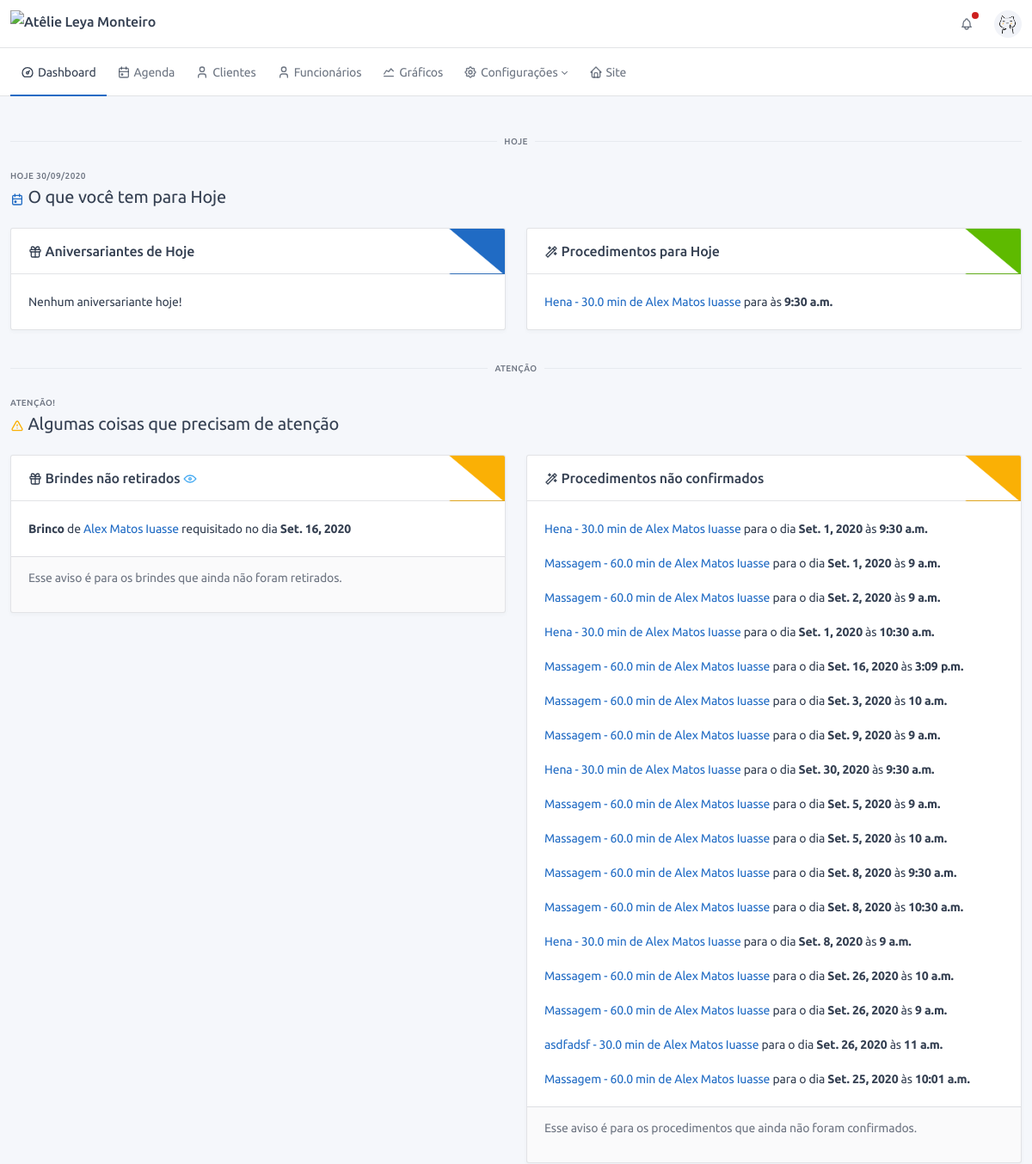
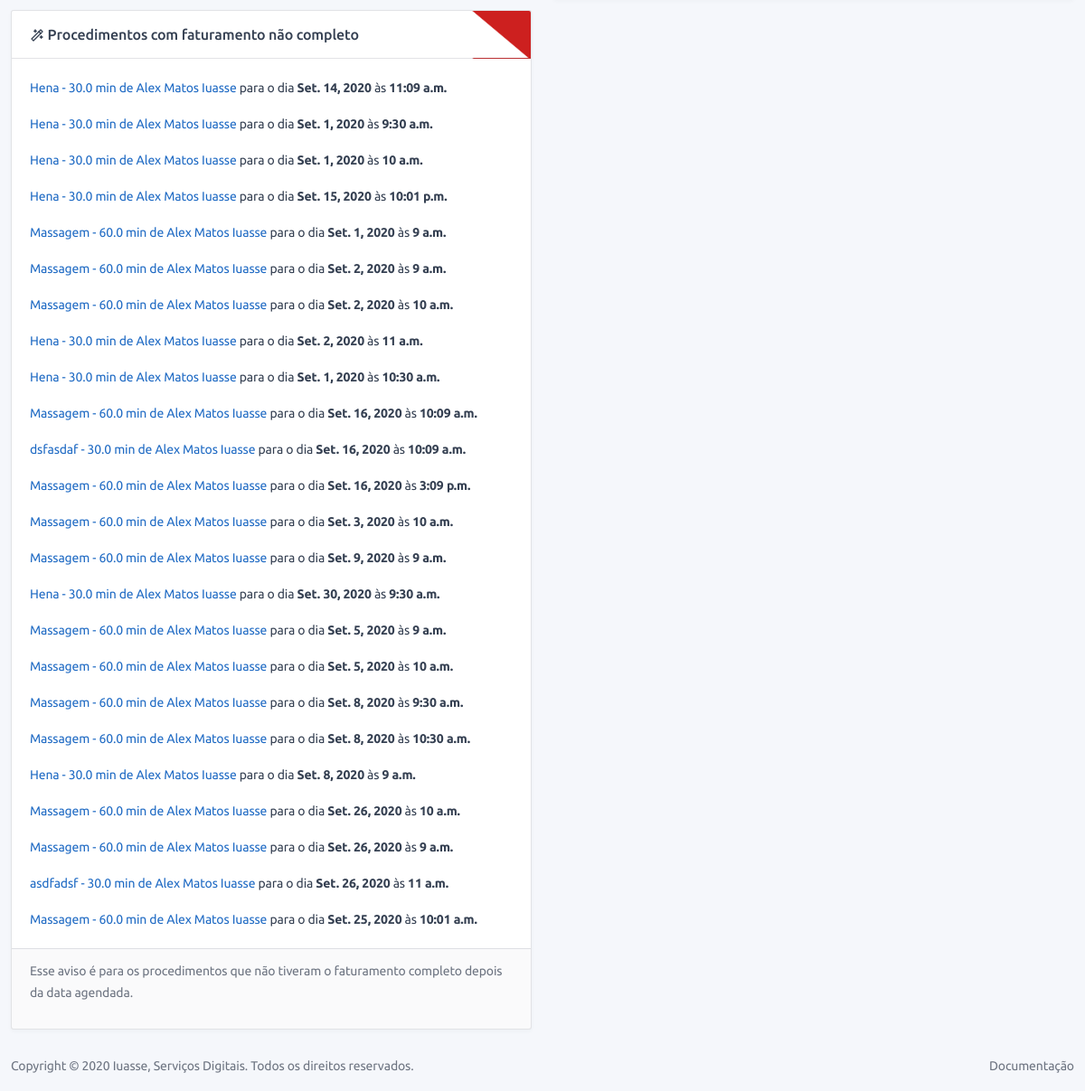
Page /dashboard/ (signed in) on the earlier database version (2 pictures, top to bottom).
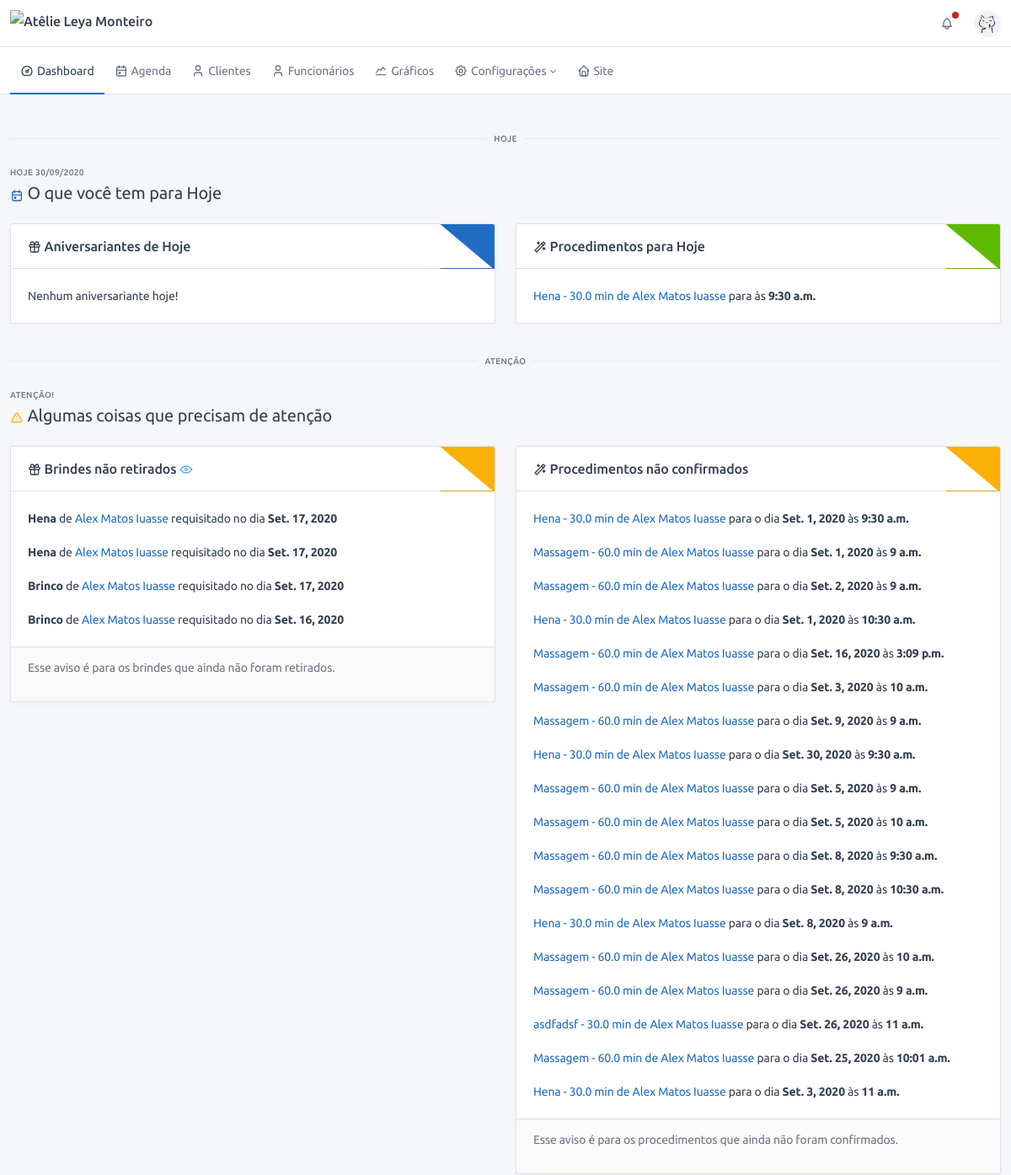
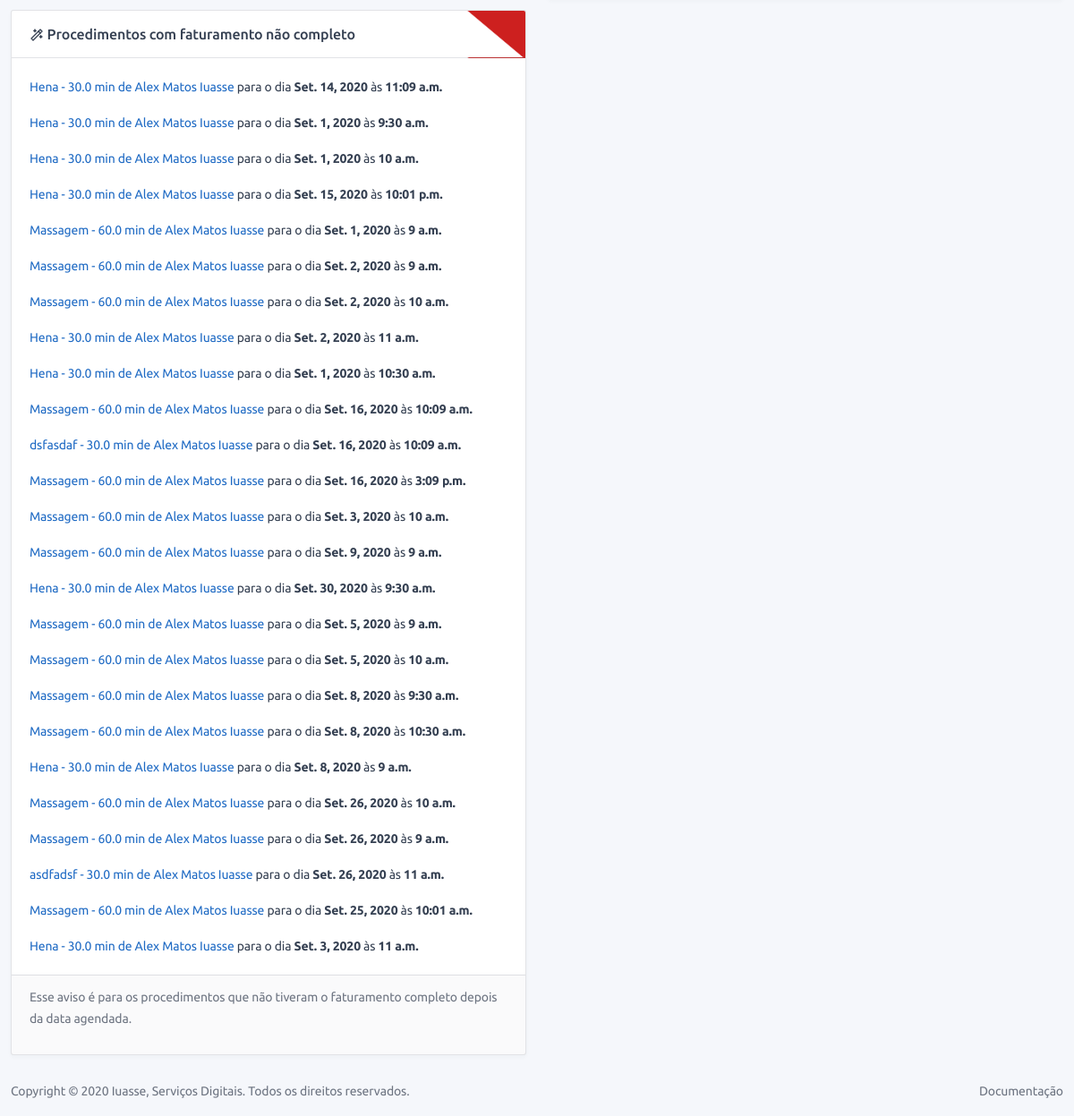
Same page on the later database version (2 pictures, top to bottom).
### service/models.py (models this page shows, shortened)
class OrderOfService(BaseModel):
    type_of_service = models.ForeignKey("config.TypeOfService", verbose_name="Procedimento", on_delete=models.SET_NULL,
                                        null=True)
    status = models.ForeignKey("config.StatusService", verbose_name="Status", on_delete=models.PROTECT)
    finished = models.BooleanField("finalizado", default=False)
    counted = models.BooleanField("contabilizado", default=False, help_text="Procedimento já foi contabilizado?")
    confirmed = models.BooleanField("confirmado", default=False, help_text="Procedimento foi confirmado?")
    canceled = models.BooleanField("cancelado", default=False, help_text="Procedimento foi cancelado?")
    date = models.DateField("Data", default=timezone.localtime(timezone.now()))
    time = models.TimeField("Hora", default=timezone.localtime(timezone.now()))
    observation = models.TextField("observação", blank=True)
    customer = models.ForeignKey(User, verbose_name="Cliente", on_delete=models.CASCADE, blank=True, null=True)
    def get_absolute_url(self):
        return reverse(self.get_reverse_profile, kwargs={'cpk': self.customer.pk, 'pk': self.pk})
    def get_full_name(self):
        return f"{self.type_of_service} de {self.customer.profile.get_full_name()}"
    def is_invoice_not_completed(self):
        return self.invoice.type_of_payment is None

### config/models.py (models this page shows, shortened)
class BaseConfigModel(BaseModel):
    name = models.CharField("nome", max_length=128)
    def __str__(self):
        return self.name
    class Meta:
        abstract = True

class TypeOfService(BaseConfigModel):
    contextual = models.CharField("cor", default="#ffffff", max_length=7,
                                  help_text="Escolha uma cor para representar esse procedimento!")
    time = models.FloatField("tempo", default=30, help_text="Coloque o tempo em minutos, ex.: 1hr = 60min")
    value = models.DecimalField("Valor", max_digits=11, decimal_places=2, default=0,
                                help_text="Valor do procedimento, ele será usado para auto preenchimento de alguns "
                                          "campos!")
    rewarded_points = models.IntegerField("pontos ganhos", default=0)
    description = models.TextField("Descrição", blank=True, help_text="Usado no site para descrever o procedimento")
    image = models.ImageField("Foto", upload_to='images/', help_text="Foto representando o procedimento.",
                              blank=True, null=True)
    def __str__(self):
        return f"{self.name} - {self.time} min"

class Reward(BaseConfigModel):
    contextual = models.CharField("cor", default="#ffffff", max_length=7,
                                  help_text="Escolha uma cor para representar esse brinde!")
    quantity_in_points = models.IntegerField("quantidade de pontos", default=1)
    available = models.BooleanField("Disponível", default=True)
    description = models.TextField("Descrição", blank=True, help_text="Usado no site para descrever o brinde")
    image = models.ImageField("Foto", upload_to='images/', help_text="Foto representando o brinde.",
                              blank=True, null=True)

### users/models.py (models this page shows, shortened)
class Profile(BaseModel):
    name = models.CharField("nome completo", max_length=150)
    birth_date = models.DateField('data de nascimento', blank=True, null=True, help_text="Informe uma data válida!")
    whatsapp = models.CharField('whatsapp', max_length=16, help_text="Esse será o número usado para contato!")
    total_of_points = models.IntegerField(default=0, verbose_name='Total de pontos')
    user = models.OneToOneField(User, on_delete=models.CASCADE)
    def get_full_name(self):
        return self.name
    def get_absolute_url(self):
        return reverse('users:admin:profile', kwargs={'pk': self.pk})

class RewardRetrieved(BaseModel):
    reward = models.ForeignKey("config.Reward", on_delete=models.PROTECT, verbose_name="Brinde")
    points = models.IntegerField("Pontos", default=0)
    quantity = models.IntegerField("Quantidade", default=1)
    date = models.DateField("Data", default=timezone.localtime(timezone.now()))
    retrieved = models.BooleanField("Resgatado", default=False, help_text="Esse brinde já foi resgatado?")
    customer = models.ForeignKey(User, on_delete=models.CASCADE, verbose_name="Cliente")

### frontend/views.py (the view)
# urls.py: path('dashboard/', dashboard, name='dashboard'),
@login_required
@staff_member_required()
@require_http_methods(["GET"])
def dashboard(request):
    return render(request, 'dashboard.html', context_dashboard())

### base/models.py (called while the page is built)
    @property
    def get_reverse_profile(self):
        return '{}:{}:profile'.format(self._meta.app_label, self._meta.model_name)

### frontend/templates/dashboard.html (shortened to what the changed rows need)
{% extends 'base.html' %}
{% load static %}
{% block content %}
<div class="container-xl">
    <div class="page-header">
        <div class="row align-items-center">
            <div class="col-auto">
                <h2 class="page-title">
                    <span class="text-primary">{{today.title.icon|safe}}</span>
                    {{today.title.text}}
                </h2>
            </div>
        </div>
    </div>
    <div class="row">
        <div class="col-lg-6 col-md-12">
            <div class="card">
                <div class="card-body">
                    {% if services_today.data %}
                    {% for obj in services_today.data %}
                    <p>
                        <a href="{{obj.get_absolute_url}}" target="_blank">
                            {{obj.get_full_name}}
                        </a>
                        para às <span class="font-weight-bold">{{obj.time}}</span>
                    </p>
                    {% endfor %}
                    {% else %}
                    <p>Nenhum procedimento para hoje!</p>
                    {% endif %}
                </div>
            </div>
        </div>
    </div>
</div>
<div class="container-xl dashboard">
    <div class="page-header">
        <div class="row align-items-center">
            <div class="col-auto">
                <h2 class="page-title">
                    <span class="text-warning">{{atention.title.icon|safe}}</span>
                    {{atention.title.text}}
                </h2>
            </div>
        </div>
    </div>
    <div class="row">
        {% if rewards_not_retrieved.data %}
        <div class="col-lg-6 col-md-12">
            <div class="card">
                <div class="card-body">
                    {% for obj in rewards_not_retrieved.data %}
                    <p>
                        <span class="font-weight-bold">{{obj.reward}}</span> de
                        <a href="{{obj.customer.profile.get_absolute_url}}" target="_blank">
                            {{obj.customer.profile.get_full_name}}
                        </a>
                        requisitado no dia <span class="font-weight-bold">{{obj.date}}</span>
                    </p>
                    {% endfor %}
                </div>
            </div>
        </div>
        {% endif %}
        {% if services_not_confirmed.data %}
        <div class="col-lg-6 col-md-12">
            <div class="card">
                <div class="card-body">
                    {% for obj in services_not_confirmed.data %}
                    <p>
                        <a href="{{obj.get_absolute_url}}" target="_blank">
                            {{obj.get_full_name}}
                        </a>
                        para o dia <span class="font-weight-bold">{{obj.date}}</span>
                        às <span class="font-weight-bold">{{obj.time}}</span>
                    </p>
                    {% endfor %}
                </div>
            </div>
        </div>
        {% endif %}
        {% if services_invoice_not_completed.data %}
        <div class="col-lg-6 col-md-12">
            <div class="card">
                <div class="card-body">
                    {% for obj in services_invoice_not_completed.data %}
                    <p>
                        <a href="{{obj.get_absolute_url}}" target="_blank">
                            {{obj.get_full_name}}
                        </a>
                        para o dia <span class="font-weight-bold">{{obj.date}}</span>
                        às <span class="font-weight-bold">{{obj.time}}</span>
                    </p>
                    {% endfor %}
                </div>
            </div>
        </div>
        {% endif %}
    </div>
</div>
{% endblock %}

Differences in the rows shown:
added RewardRetrieved: reward "Hena", customer.profile.get_full_name "Alex Matos Iuasse", date "Set. 17, 2020"
added RewardRetrieved: reward "Hena", customer.profile.get_full_name "Alex Matos Iuasse", date "Set. 17, 2020"
added RewardRetrieved: reward "Brinco", customer.profile.get_full_name "Alex Matos Iuasse", date "Set. 17, 2020"
added OrderOfService: get_full_name "Hena - 30.0 min de Alex Matos Iuasse", date "Set. 3, 2020", time "11 a.m."
